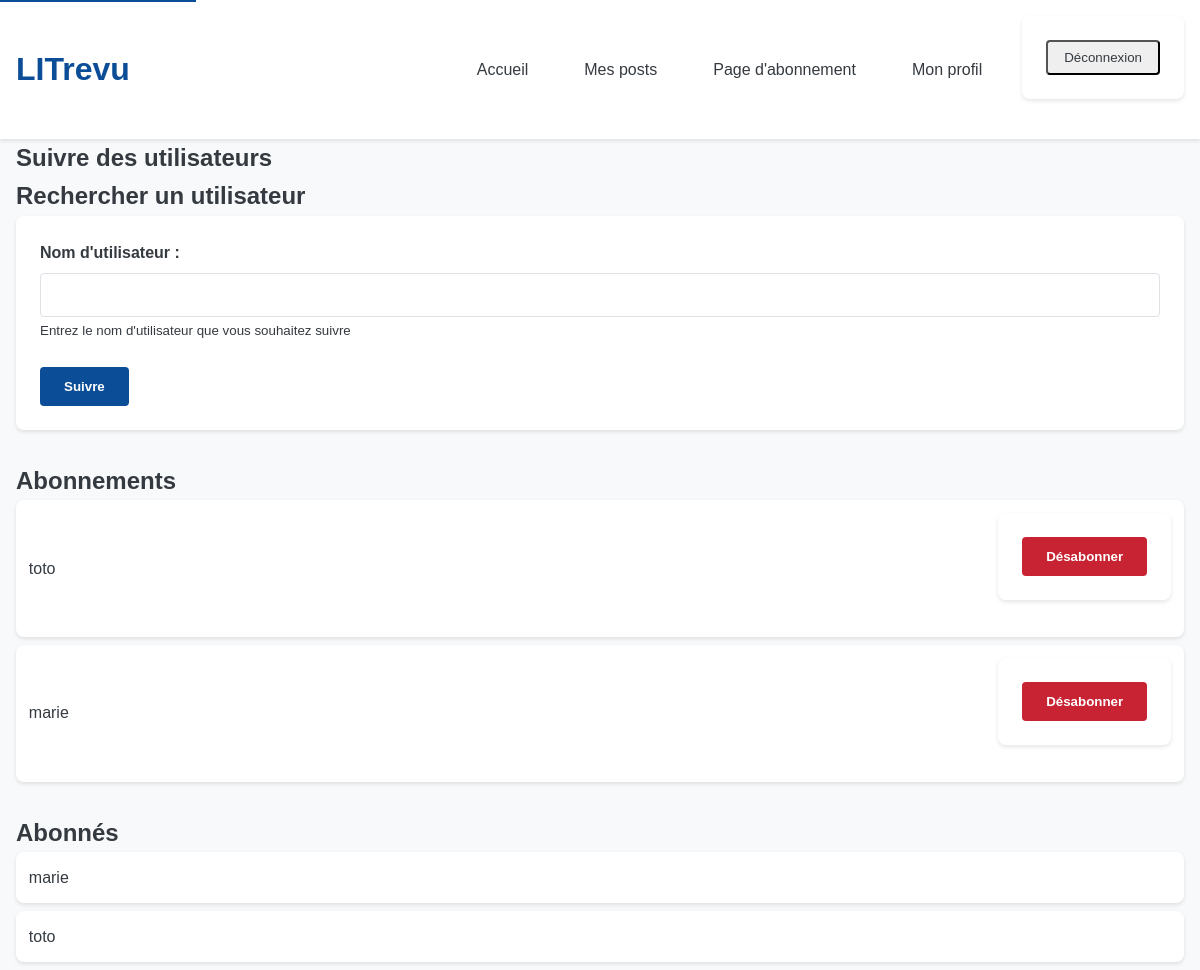
/follow/ (signed in), run on an earlier commit of the app's database.
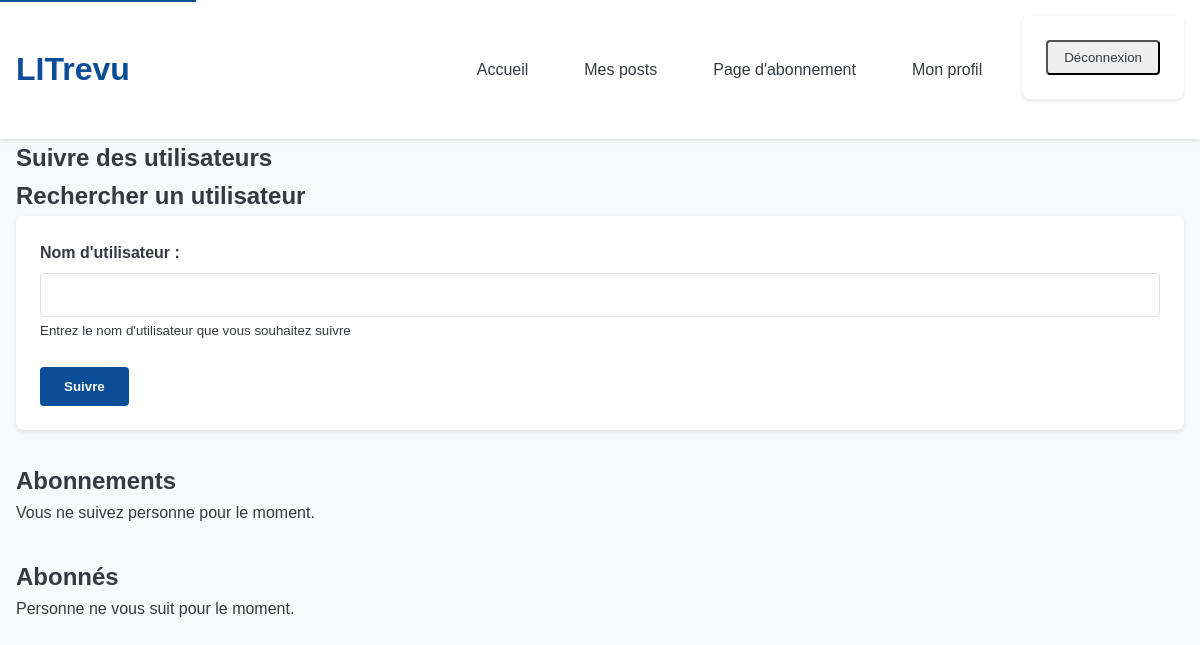
And on a later commit of the database.
### review/models.py (models this page shows, shortened)
class UserFollows(models.Model):
    user = models.ForeignKey(
        settings.AUTH_USER_MODEL, on_delete=models.CASCADE, related_name="following"
    )
    followed_user = models.ForeignKey(
        settings.AUTH_USER_MODEL, on_delete=models.CASCADE, related_name="followed_by"
    )
    class Meta:
        unique_together = ("user", "followed_user")

### authentication/models.py (models this page shows, shortened)
class User(AbstractUser):
    profile_picture = models.ImageField(
        upload_to="profile_pictures", null=True, blank=True
    )

### review/views.py (the view, shortened to what this page needs)
# urls.py: path("follow/", review.views.FollowUsersView.as_view(), name="follow_users"),
class FollowUsersView(LoginRequiredMixin, CreateView):
    model = UserFollows
    template_name = "review/followpage.html"
    form_class = FollowUsersForm
    success_url = reverse_lazy("follow_users")
    def get_form_kwargs(self):
        kwargs = super().get_form_kwargs()
        kwargs["user"] = self.request.user
        return kwargs
    def get_context_data(self, **kwargs):
        context = super().get_context_data(**kwargs)
        context["following"] = UserFollows.objects.filter(user=self.request.user)
        context["followers"] = UserFollows.objects.filter(
            followed_user=self.request.user
        )
        return context

### review/forms.py
class FollowUsersForm(forms.ModelForm):
    class Meta:
        model = UserFollows
        fields = ["followed_user"]
        labels = {
            "followed_user": "Utilisateur à suivre",
        }
    def __init__(self, *args, **kwargs):
        self.user = kwargs.pop("user")
        super().__init__(*args, **kwargs)
        self.fields["followed_user"].queryset = get_user_model().objects.exclude(
            id=self.user.id
        )

### review/templates/review/followpage.html (shortened to what this page needs)
{% extends "base.html" %}
{% block content %}
<main>
    <section class="follow-container" aria-labelledby="follow-title">
        <h1 id="follow-title">Suivre des utilisateurs</h1>
        <div class="search-section">
            <h2>Rechercher un utilisateur</h2>
            <form method="post" class="search-form">
                <div class="form-group">
                    <label for="search_user">Nom d'utilisateur :</label>
                    <input type="text" id="search_user" name="search_user" class="form-control"
                           aria-describedby="search-help">
                    <small id="search-help" class="form-text">Entrez le nom d'utilisateur que vous souhaitez suivre</small>
                </div>
                <button type="submit" class="btn btn-primary">Suivre</button>
            </form>
        </div>
        <div class="subscriptions-section">
            <h2>Abonnements</h2>
            {% if following %}
                <ul class="follow-list">
                    {% for follow in following %}
                        <li class="user-item">
                            {{ follow.followed_user.username }}
                            <form method="post" action="{% url 'unfollow_user' follow.followed_user.id %}" style="display: inline;">
                                <button type="submit" class="btn btn-danger">Désabonner</button>
                            </form>
                        </li>
                    {% endfor %}
                </ul>
            {% else %}
                <p>Vous ne suivez personne pour le moment.</p>
            {% endif %}
        </div>
        <div class="followers-section">
            <h2>Abonnés</h2>
            {% if followers %}
                <ul class="follow-list">
                    {% for follower in followers %}
                        <li class="user-item">{{ follower.user.username }}</li>
                    {% endfor %}
                </ul>
            {% else %}
                <p>Personne ne vous suit pour le moment.</p>
            {% endif %}
        </div>
    </section>
</main>
{% endblock %}

What changed in the data, as far as the page shows it:
removed UserFollows: followed_user.username "toto", shown under "Abonnements"
removed UserFollows: followed_user.username "marie", shown under "Abonnements"
no longer on this page (row edited): UserFollows: user.username "marie", shown under "Abonnés"
no longer on this page (row edited): UserFollows: user.username "toto", shown under "Abonnés"
Also different on the page:
text now shown: "Vous ne suivez personne pour le moment. Personne ne vous suit pour le moment."
